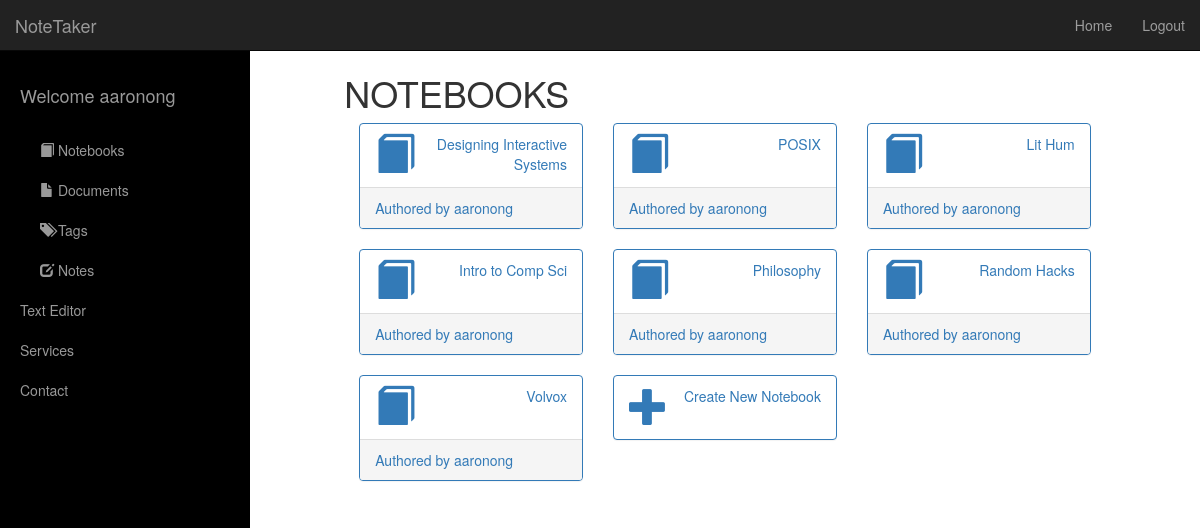
The page / (signed in) on the database as committed earlier.
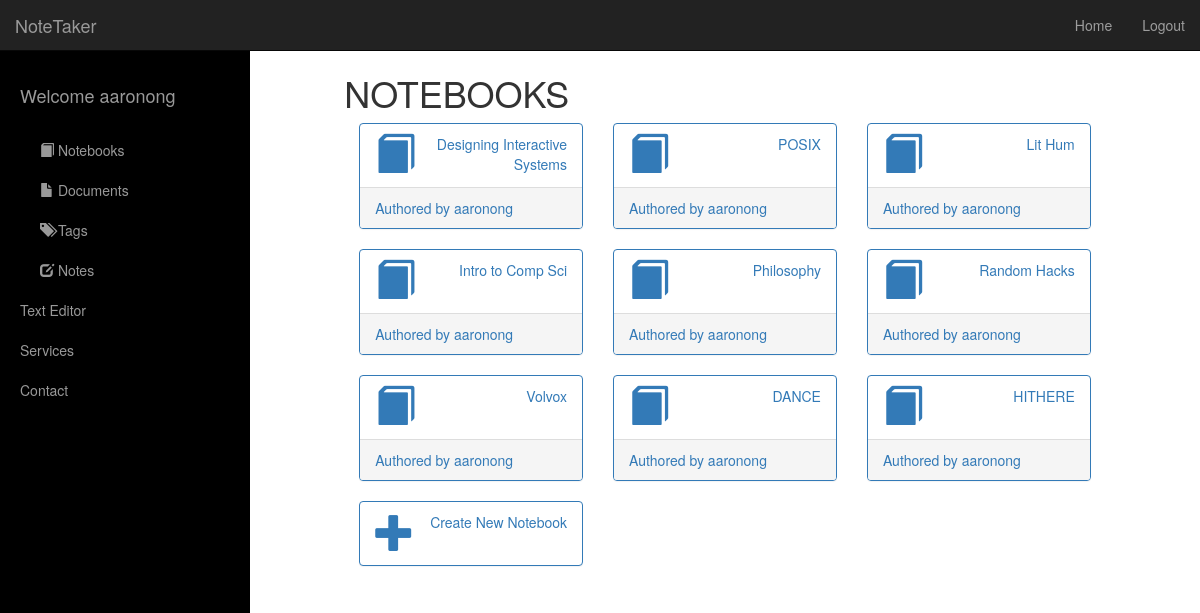
The same page on the database as committed later.
### notetaker/models.py (models this page shows, shortened)
@python_2_unicode_compatible
class Notebook(models.Model):
    owner = models.ForeignKey(NoteUser, on_delete=models.CASCADE)
    title = models.CharField(max_length=50)

### notetaker/views.py (the view)
# urls.py: url(r'^$', views.notebooks, name='index'),
def notebooks(request):
    if request.method=='POST':
        title = request.POST.get('title')
        nb = Notebook(title=title, owner=NoteUser.objects.get_by_natural_key(request.user))
        nb.save()
        return redirect('/')
    all_notebooks = Notebook.objects.filter(owner=request.user)
    context = {
        'all_notebooks': all_notebooks,
    }
    return render(request, 'notebooks.html', context)

### notetaker/models.py (called while the page is built)
    def __str__(self):
        return self.username

### templates/notebooks.html (shortened to what this page needs)
{% extends 'base.html' %}
{% load staticfiles %}
{% block content %}
    <h2>Secret header</h2>
    <h1>NOTEBOOKS</h1>
    {% if all_notebooks %}
        {% for notebook in all_notebooks %}
            <div class="col-lg-4 col-md-6 col-sm-12 col-xs-12">
                <div class="panel panel-primary">
                    <div class="box">
                        <a href="/notebooks/{{ notebook.id }}/">
                            <div class="panel-heading">
                                <div class="row">
                                    <div class="col-xs-2">
                                        <i style="font-size:2.8em;" class="glyphicon glyphicon-book"></i>
                                    </div>
                                    <div class="col-xs-10 text-right">
                                        <div>{{ notebook.title }}</div>
                                    </div>
                                </div>
                            </div>
                        </a>
                        <a href="/profile/{{ notebook.owner.id }}/">
                            <div class="panel-footer">
                                <span class="pull-left">Authored by {{notebook.owner}}</span>
                                <div class="clearfix"></div>
                            </div>
                        </a>
                    </div>
                </div>
            </div>
        {% endfor %}
    {% endif %}
    <div class="col-lg-4 col-md-6 col-sm-12 col-xs-12">
        <div class="panel panel-primary" >
            <a data-toggle="collapse" href="#collapseExample">
                <div class="panel-heading">
                    <div class="row">
                        <div class="col-xs-2">
                            <i style="font-size:2.8em; color:#337ab7;" class="glyphicon glyphicon-plus"></i>
                        </div>
                        <div class="col-xs-10 text-right">
                            <p style="color:#337ab7;">Create New Notebook</p>
                        </div>
                    </div>
                </div>
            </a>
        </div>
    </div>
{% endblock %}

### templates/base.html (shortened to what this page needs)
{% load staticfiles %}
<!DOCTYPE html>
<html>
	<head>
	    <link href="{% static "bootstrap/js/bootstrap.min.js" %}" rel="stylesheet">
	    <link href="{% static "bootstrap/css/bootstrap.min.css" %}" rel="stylesheet">
    	<link href="{% static "bootstrap/css/simple-sidebar.css" %}" rel="stylesheet">
	</head>
	<body>
	    <div id="wrapper">
        <div id="sidebar-wrapper">
            <ul class="sidebar-nav">
                <li class="sidebar-brand">
                    <a href="#">
                    </a>
                </li>
				<li class="sidebar-brand">
                    <a href="/">
						{% if user.is_authenticated %}
                        Welcome {{ user }}
						{% endif %}
                    </a>
                </li>
                <li>
                    <a href="/notebooks"><i style="font-size:1em;" class="glyphicon glyphicon-book"></i> Notebooks</a>
                </li>
                <li>
                    <a href="/documents"><i style="font-size:1em;" class="glyphicon glyphicon-file"></i> Documents</a>
                </li>
                <li>
                    <a href="/tags"><i style="font-size:1em;" class="glyphicon glyphicon-tags"></i> Tags</a>
                </li>
                <li>
                    <a href="/noteedit"><i style="font-size:1em;" class="glyphicon glyphicon-edit"></i> Notes</a>
                </li>
                <li>
                    <a href="/text">Text Editor</a>
                </li>
                <li>
                    <a href="#">Services</a>
                </li>
                <li>
                    <a href="#">Contact</a>
                </li>
            </ul>
        </div>
		<nav class="navbar navbar-inverse navbar-fixed-top">
	      <div class="container-fluid">
	      	 <div class="navbar-header">
		       <a href="#menu-toggle" class="navbar-brand" id="menu-toggle">NoteTaker</a>
		    </div>
	        <div id="navbar" class="navbar-collapse collapse">
	          {% if user.is_authenticated %}
	          <ul class="nav navbar-nav navbar-right">
	            <li><a href="{% url 'index' %}">Home</a></li>
	            <li><a href="{% url 'logout' %}">Logout</a></li>
	          </ul>
	          {% endif %}
	        </div>
	      </div>
	    </nav>
	    <div class="container-fluid">
      	  <div class="row">
            <div class="col-sm-8 col-sm-offset-2 col-md-10 col-md-offset-1 main">
			{% block content %}
			{% endblock %}
			</div>
      	  </div>
     	</div>
	</body>
</html>

Rows that differ between the two databases and show on the page:
added Notebook: title "DANCE", owner "aaronong"
added Notebook: title "HITHERE", owner "aaronong"
